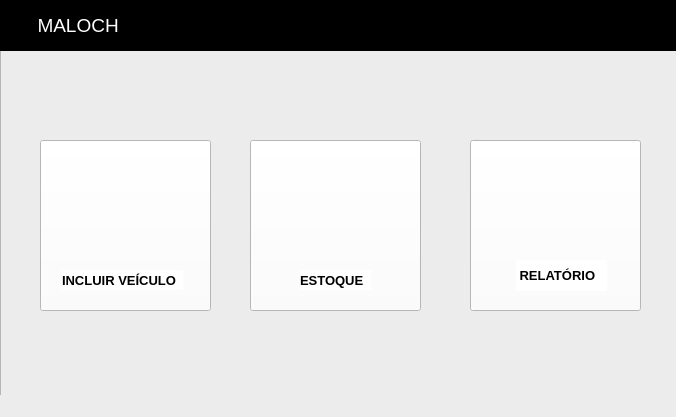
<?xml version="1.0" encoding="UTF-8"?>
<ui version="4.0">
 <class>MainWindow</class>
 <widget class="QMainWindow" name="MainWindow">
  <property name="geometry">
   <rect>
    <x>0</x>
    <y>0</y>
    <width>676</width>
    <height>417</height>
   </rect>
  </property>
  <property name="maximumSize">
   <size>
    <width>676</width>
    <height>417</height>
   </size>
  </property>
  <property name="windowTitle">
   <string>MALOCH</string>
  </property>
  <property name="windowIcon">
   <iconset>
    <normaloff>../SCR/maloch.ico</normaloff>../SCR/maloch.ico</iconset>
  </property>
  <property name="styleSheet">
   <string notr="true">background-color: rgb(236, 236, 236);</string>
  </property>
  <widget class="QWidget" name="centralwidget">
   <widget class="QFrame" name="frame_gamboa">
    <property name="geometry">
     <rect>
      <x>0</x>
      <y>0</y>
      <width>781</width>
      <height>51</height>
     </rect>
    </property>
    <property name="styleSheet">
     <string notr="true">background-color: rgb(0,0, 0);</string>
    </property>
    <property name="frameShape">
     <enum>QFrame::StyledPanel</enum>
    </property>
    <property name="frameShadow">
     <enum>QFrame::Raised</enum>
    </property>
    <widget class="QPushButton" name="pushButton">
     <property name="geometry">
      <rect>
       <x>600</x>
       <y>0</y>
       <width>81</width>
       <height>51</height>
      </rect>
     </property>
     <property name="cursor">
      <cursorShape>PointingHandCursor</cursorShape>
     </property>
     <property name="styleSheet">
      <string notr="true">border-radius:3px;</string>
     </property>
     <property name="text">
      <string/>
     </property>
     <property name="icon">
      <iconset>
       <normaloff>../SCR/home.png</normaloff>../SCR/home.png</iconset>
     </property>
     <property name="iconSize">
      <size>
       <width>35</width>
       <height>50</height>
      </size>
     </property>
    </widget>
    <widget class="QPushButton" name="pushButton_2">
     <property name="geometry">
      <rect>
       <x>0</x>
       <y>0</y>
       <width>151</width>
       <height>51</height>
      </rect>
     </property>
     <property name="font">
      <font>
       <pointsize>14</pointsize>
      </font>
     </property>
     <property name="cursor">
      <cursorShape>PointingHandCursor</cursorShape>
     </property>
     <property name="styleSheet">
      <string notr="true">border-radius:3px;
color: rgb(255, 255, 255);</string>
     </property>
     <property name="text">
      <string> MALOCH</string>
     </property>
     <property name="icon">
      <iconset>
       <normaloff>../SCR/maloch.ico</normaloff>../SCR/maloch.ico</iconset>
     </property>
     <property name="iconSize">
      <size>
       <width>29</width>
       <height>50</height>
      </size>
     </property>
    </widget>
   </widget>
   <widget class="QFrame" name="frame">
    <property name="geometry">
     <rect>
      <x>0</x>
      <y>50</y>
      <width>681</width>
      <height>391</height>
     </rect>
    </property>
    <property name="minimumSize">
     <size>
      <width>681</width>
      <height>391</height>
     </size>
    </property>
    <property name="maximumSize">
     <size>
      <width>681</width>
      <height>391</height>
     </size>
    </property>
    <property name="frameShape">
     <enum>QFrame::StyledPanel</enum>
    </property>
    <property name="frameShadow">
     <enum>QFrame::Raised</enum>
    </property>
    <widget class="QPushButton" name="estoque">
     <property name="geometry">
      <rect>
       <x>250</x>
       <y>90</y>
       <width>171</width>
       <height>171</height>
      </rect>
     </property>
     <property name="sizePolicy">
      <sizepolicy hsizetype="Minimum" vsizetype="Fixed">
       <horstretch>0</horstretch>
       <verstretch>0</verstretch>
      </sizepolicy>
     </property>
     <property name="font">
      <font>
       <family>Segoe UI Symbol</family>
       <pointsize>12</pointsize>
       <weight>75</weight>
       <bold>true</bold>
      </font>
     </property>
     <property name="cursor">
      <cursorShape>PointingHandCursor</cursorShape>
     </property>
     <property name="styleSheet">
      <string notr="true">
background-color:white;		
color: rgb(8, 8, 8);
box-shadow: 3px 3px 0 3px rgb(51, 45, 42);</string>
     </property>
     <property name="text">
      <string/>
     </property>
     <property name="icon">
      <iconset>
       <normaloff>../SCR/cars-inventory-512_42724.png</normaloff>../SCR/cars-inventory-512_42724.png</iconset>
     </property>
     <property name="iconSize">
      <size>
       <width>121</width>
       <height>120</height>
      </size>
     </property>
    </widget>
    <widget class="QPushButton" name="incluir">
     <property name="geometry">
      <rect>
       <x>40</x>
       <y>90</y>
       <width>171</width>
       <height>171</height>
      </rect>
     </property>
     <property name="sizePolicy">
      <sizepolicy hsizetype="Minimum" vsizetype="Fixed">
       <horstretch>0</horstretch>
       <verstretch>0</verstretch>
      </sizepolicy>
     </property>
     <property name="font">
      <font>
       <family>Segoe UI Symbol</family>
       <pointsize>12</pointsize>
       <weight>75</weight>
       <bold>true</bold>
      </font>
     </property>
     <property name="cursor">
      <cursorShape>PointingHandCursor</cursorShape>
     </property>
     <property name="styleSheet">
      <string notr="true">
background-color:white;		
color: rgb(8, 8, 8);
box-shadow: 3px 3px 0 3px rgb(51, 45, 42);</string>
     </property>
     <property name="text">
      <string/>
     </property>
     <property name="icon">
      <iconset>
       <normaloff>../SCR/carro.png</normaloff>../SCR/carro.png</iconset>
     </property>
     <property name="iconSize">
      <size>
       <width>110</width>
       <height>110</height>
      </size>
     </property>
    </widget>
    <widget class="QPushButton" name="relatorio">
     <property name="geometry">
      <rect>
       <x>470</x>
       <y>90</y>
       <width>171</width>
       <height>171</height>
      </rect>
     </property>
     <property name="sizePolicy">
      <sizepolicy hsizetype="Minimum" vsizetype="Fixed">
       <horstretch>0</horstretch>
       <verstretch>0</verstretch>
      </sizepolicy>
     </property>
     <property name="font">
      <font>
       <family>Segoe UI Symbol</family>
       <pointsize>12</pointsize>
       <weight>75</weight>
       <bold>true</bold>
      </font>
     </property>
     <property name="cursor">
      <cursorShape>PointingHandCursor</cursorShape>
     </property>
     <property name="styleSheet">
      <string notr="true">
background-color:white;		
color: rgb(8, 8, 8);
box-shadow: 3px 3px 0 3px rgb(51, 45, 42);</string>
     </property>
     <property name="text">
      <string/>
     </property>
     <property name="icon">
      <iconset>
       <normaloff>../SCR/financeiro.png</normaloff>../SCR/financeiro.png</iconset>
     </property>
     <property name="iconSize">
      <size>
       <width>63</width>
       <height>67</height>
      </size>
     </property>
    </widget>
    <widget class="QLabel" name="label_4">
     <property name="geometry">
      <rect>
       <x>516</x>
       <y>210</y>
       <width>91</width>
       <height>31</height>
      </rect>
     </property>
     <property name="font">
      <font>
       <family>Segoe UI Symbol</family>
       <pointsize>10</pointsize>
       <weight>75</weight>
       <bold>true</bold>
      </font>
     </property>
     <property name="styleSheet">
      <string notr="true">background-color: rgb(255, 255, 255);</string>
     </property>
     <property name="text">
      <string> RELATÓRIO</string>
     </property>
    </widget>
    <widget class="QLabel" name="label_3">
     <property name="geometry">
      <rect>
       <x>300</x>
       <y>220</y>
       <width>71</width>
       <height>20</height>
      </rect>
     </property>
     <property name="font">
      <font>
       <family>Segoe UI Symbol</family>
       <pointsize>10</pointsize>
       <weight>75</weight>
       <bold>true</bold>
      </font>
     </property>
     <property name="styleSheet">
      <string notr="true">background-color: rgb(255, 255, 255);</string>
     </property>
     <property name="text">
      <string>ESTOQUE</string>
     </property>
    </widget>
    <widget class="QLabel" name="label_2">
     <property name="geometry">
      <rect>
       <x>62</x>
       <y>220</y>
       <width>121</width>
       <height>20</height>
      </rect>
     </property>
     <property name="font">
      <font>
       <family>Segoe UI Symbol</family>
       <pointsize>10</pointsize>
       <weight>75</weight>
       <bold>true</bold>
      </font>
     </property>
     <property name="styleSheet">
      <string notr="true">background-color: rgb(255, 255, 255);</string>
     </property>
     <property name="text">
      <string>INCLUIR VEÍCULO</string>
     </property>
    </widget>
   </widget>
   <widget class="QFrame" name="frame_2">
    <property name="geometry">
     <rect>
      <x>0</x>
      <y>49</y>
      <width>681</width>
      <height>411</height>
     </rect>
    </property>
    <property name="styleSheet">
     <string notr="true">background-color: rgb(255, 255, 255);</string>
    </property>
    <property name="frameShape">
     <enum>QFrame::StyledPanel</enum>
    </property>
    <property name="frameShadow">
     <enum>QFrame::Raised</enum>
    </property>
    <widget class="QLabel" name="label_10">
     <property name="geometry">
      <rect>
       <x>50</x>
       <y>220</y>
       <width>161</width>
       <height>16</height>
      </rect>
     </property>
     <property name="font">
      <font>
       <family>Segoe UI Symbol</family>
       <pointsize>10</pointsize>
       <weight>50</weight>
       <bold>false</bold>
      </font>
     </property>
     <property name="text">
      <string>Proprietário anterior</string>
     </property>
    </widget>
    <widget class="QLineEdit" name="lineEdit_3">
     <property name="geometry">
      <rect>
       <x>480</x>
       <y>60</y>
       <width>141</width>
       <height>21</height>
      </rect>
     </property>
    </widget>
    <widget class="QLineEdit" name="lineEdit_10">
     <property name="geometry">
      <rect>
       <x>50</x>
       <y>240</y>
       <width>231</width>
       <height>21</height>
      </rect>
     </property>
    </widget>
    <widget class="QLabel" name="label_9">
     <property name="geometry">
      <rect>
       <x>490</x>
       <y>160</y>
       <width>91</width>
       <height>16</height>
      </rect>
     </property>
     <property name="font">
      <font>
       <family>Segoe UI Symbol</family>
       <pointsize>10</pointsize>
       <weight>50</weight>
       <bold>false</bold>
      </font>
     </property>
     <property name="text">
      <string>Responsável</string>
     </property>
    </widget>
    <widget class="QLabel" name="label_5">
     <property name="geometry">
      <rect>
       <x>50</x>
       <y>100</y>
       <width>71</width>
       <height>16</height>
      </rect>
     </property>
     <property name="font">
      <font>
       <family>Segoe UI Symbol</family>
       <pointsize>10</pointsize>
       <weight>50</weight>
       <bold>false</bold>
      </font>
     </property>
     <property name="text">
      <string>Ano</string>
     </property>
    </widget>
    <widget class="QLineEdit" name="lineEdit_6">
     <property name="geometry">
      <rect>
       <x>490</x>
       <y>120</y>
       <width>131</width>
       <height>21</height>
      </rect>
     </property>
    </widget>
    <widget class="QLineEdit" name="lineEdit_5">
     <property name="geometry">
      <rect>
       <x>220</x>
       <y>120</y>
       <width>141</width>
       <height>21</height>
      </rect>
     </property>
    </widget>
    <widget class="QLabel" name="label_6">
     <property name="geometry">
      <rect>
       <x>480</x>
       <y>40</y>
       <width>71</width>
       <height>16</height>
      </rect>
     </property>
     <property name="font">
      <font>
       <family>Segoe UI Symbol</family>
       <pointsize>10</pointsize>
       <weight>50</weight>
       <bold>false</bold>
      </font>
     </property>
     <property name="text">
      <string>KM</string>
     </property>
    </widget>
    <widget class="QLabel" name="label_7">
     <property name="geometry">
      <rect>
       <x>50</x>
       <y>160</y>
       <width>131</width>
       <height>16</height>
      </rect>
     </property>
     <property name="font">
      <font>
       <family>Segoe UI Symbol</family>
       <pointsize>10</pointsize>
       <weight>50</weight>
       <bold>false</bold>
      </font>
     </property>
     <property name="text">
      <string>Valor Custo</string>
     </property>
    </widget>
    <widget class="QLabel" name="label_8">
     <property name="geometry">
      <rect>
       <x>220</x>
       <y>100</y>
       <width>71</width>
       <height>16</height>
      </rect>
     </property>
     <property name="font">
      <font>
       <family>Segoe UI Symbol</family>
       <pointsize>10</pointsize>
       <weight>50</weight>
       <bold>false</bold>
      </font>
     </property>
     <property name="text">
      <string>Placa</string>
     </property>
    </widget>
    <widget class="QLineEdit" name="lineEdit_2">
     <property name="geometry">
      <rect>
       <x>310</x>
       <y>60</y>
       <width>141</width>
       <height>21</height>
      </rect>
     </property>
    </widget>
    <widget class="QLabel" name="label_11">
     <property name="geometry">
      <rect>
       <x>320</x>
       <y>160</y>
       <width>121</width>
       <height>16</height>
      </rect>
     </property>
     <property name="font">
      <font>
       <family>Segoe UI Symbol</family>
       <pointsize>10</pointsize>
       <weight>50</weight>
       <bold>false</bold>
      </font>
     </property>
     <property name="text">
      <string>Data de entrada</string>
     </property>
    </widget>
    <widget class="QLineEdit" name="lineEdit_11">
     <property name="geometry">
      <rect>
       <x>310</x>
       <y>240</y>
       <width>141</width>
       <height>21</height>
      </rect>
     </property>
    </widget>
    <widget class="QLineEdit" name="lineEdit_12">
     <property name="geometry">
      <rect>
       <x>480</x>
       <y>240</y>
       <width>141</width>
       <height>21</height>
      </rect>
     </property>
    </widget>
    <widget class="QLabel" name="label_12">
     <property name="geometry">
      <rect>
       <x>482</x>
       <y>220</y>
       <width>71</width>
       <height>16</height>
      </rect>
     </property>
     <property name="font">
      <font>
       <family>Segoe UI Symbol</family>
       <pointsize>10</pointsize>
       <weight>50</weight>
       <bold>false</bold>
      </font>
     </property>
     <property name="text">
      <string>CPF</string>
     </property>
    </widget>
    <widget class="QLineEdit" name="lineEdit_9">
     <property name="geometry">
      <rect>
       <x>490</x>
       <y>180</y>
       <width>131</width>
       <height>21</height>
      </rect>
     </property>
    </widget>
    <widget class="QLineEdit" name="lineEdit_4">
     <property name="geometry">
      <rect>
       <x>50</x>
       <y>120</y>
       <width>141</width>
       <height>21</height>
      </rect>
     </property>
     <property name="text">
      <string>0000/0000</string>
     </property>
    </widget>
    <widget class="QLabel" name="label_13">
     <property name="geometry">
      <rect>
       <x>50</x>
       <y>40</y>
       <width>71</width>
       <height>16</height>
      </rect>
     </property>
     <property name="font">
      <font>
       <family>Segoe UI Symbol</family>
       <pointsize>10</pointsize>
       <weight>50</weight>
       <bold>false</bold>
      </font>
     </property>
     <property name="text">
      <string>Modelo</string>
     </property>
    </widget>
    <widget class="QLabel" name="label_14">
     <property name="geometry">
      <rect>
       <x>310</x>
       <y>40</y>
       <width>71</width>
       <height>16</height>
      </rect>
     </property>
     <property name="font">
      <font>
       <family>Segoe UI Symbol</family>
       <pointsize>10</pointsize>
       <weight>50</weight>
       <bold>false</bold>
      </font>
     </property>
     <property name="text">
      <string>Cor</string>
     </property>
    </widget>
    <widget class="QLabel" name="label_15">
     <property name="geometry">
      <rect>
       <x>490</x>
       <y>100</y>
       <width>71</width>
       <height>16</height>
      </rect>
     </property>
     <property name="font">
      <font>
       <family>Segoe UI Symbol</family>
       <pointsize>10</pointsize>
       <weight>50</weight>
       <bold>false</bold>
      </font>
     </property>
     <property name="text">
      <string>Renavam</string>
     </property>
    </widget>
    <widget class="QLineEdit" name="lineEdit">
     <property name="geometry">
      <rect>
       <x>50</x>
       <y>60</y>
       <width>231</width>
       <height>21</height>
      </rect>
     </property>
     <property name="text">
      <string/>
     </property>
     <property name="maxLength">
      <number>23</number>
     </property>
    </widget>
    <widget class="QLineEdit" name="lineEdit_7">
     <property name="geometry">
      <rect>
       <x>50</x>
       <y>180</y>
       <width>111</width>
       <height>21</height>
      </rect>
     </property>
    </widget>
    <widget class="QLabel" name="label_16">
     <property name="geometry">
      <rect>
       <x>311</x>
       <y>220</y>
       <width>71</width>
       <height>16</height>
      </rect>
     </property>
     <property name="font">
      <font>
       <family>Segoe UI Symbol</family>
       <pointsize>10</pointsize>
       <weight>50</weight>
       <bold>false</bold>
      </font>
     </property>
     <property name="text">
      <string>Contato</string>
     </property>
    </widget>
    <widget class="QPushButton" name="incl">
     <property name="geometry">
      <rect>
       <x>160</x>
       <y>290</y>
       <width>351</width>
       <height>41</height>
      </rect>
     </property>
     <property name="font">
      <font>
       <family>Segoe UI Symbol</family>
       <pointsize>10</pointsize>
       <weight>75</weight>
       <bold>true</bold>
      </font>
     </property>
     <property name="cursor">
      <cursorShape>PointingHandCursor</cursorShape>
     </property>
     <property name="styleSheet">
      <string notr="true">
border-radius: 9px;
background-color: rgb(255, 205, 24);
</string>
     </property>
     <property name="text">
      <string>INCLUIR VEICULO</string>
     </property>
    </widget>
    <widget class="QLabel" name="label_17">
     <property name="geometry">
      <rect>
       <x>50</x>
       <y>270</y>
       <width>221</width>
       <height>20</height>
      </rect>
     </property>
     <property name="styleSheet">
      <string notr="true">
color: rgb(0, 170, 0);</string>
     </property>
     <property name="text">
      <string/>
     </property>
    </widget>
    <widget class="QLabel" name="label_18">
     <property name="geometry">
      <rect>
       <x>50</x>
       <y>10</y>
       <width>111</width>
       <height>20</height>
      </rect>
     </property>
     <property name="styleSheet">
      <string notr="true">color: rgb(255, 0, 0);</string>
     </property>
     <property name="text">
      <string/>
     </property>
    </widget>
    <widget class="QLineEdit" name="lineEdit_13">
     <property name="geometry">
      <rect>
       <x>390</x>
       <y>120</y>
       <width>71</width>
       <height>21</height>
      </rect>
     </property>
    </widget>
    <widget class="QLabel" name="label_19">
     <property name="geometry">
      <rect>
       <x>390</x>
       <y>100</y>
       <width>41</width>
       <height>16</height>
      </rect>
     </property>
     <property name="font">
      <font>
       <family>Segoe UI Symbol</family>
       <pointsize>10</pointsize>
       <weight>50</weight>
       <bold>false</bold>
      </font>
     </property>
     <property name="text">
      <string>UF</string>
     </property>
    </widget>
    <widget class="QLineEdit" name="lineEdit_14">
     <property name="geometry">
      <rect>
       <x>184</x>
       <y>180</y>
       <width>111</width>
       <height>21</height>
      </rect>
     </property>
    </widget>
    <widget class="QLabel" name="label_20">
     <property name="geometry">
      <rect>
       <x>187</x>
       <y>160</y>
       <width>131</width>
       <height>16</height>
      </rect>
     </property>
     <property name="font">
      <font>
       <family>Segoe UI Symbol</family>
       <pointsize>10</pointsize>
       <weight>50</weight>
       <bold>false</bold>
      </font>
     </property>
     <property name="text">
      <string>Valor Publico</string>
     </property>
    </widget>
    <widget class="QDateEdit" name="dateEdit">
     <property name="geometry">
      <rect>
       <x>320</x>
       <y>180</y>
       <width>141</width>
       <height>22</height>
      </rect>
     </property>
     <property name="dateTime">
      <datetime>
       <hour>0</hour>
       <minute>0</minute>
       <second>0</second>
       <year>2000</year>
       <month>1</month>
       <day>1</day>
      </datetime>
     </property>
     <property name="minimumDate">
      <date>
       <year>2000</year>
       <month>1</month>
       <day>1</day>
      </date>
     </property>
     <property name="date">
      <date>
       <year>2000</year>
       <month>1</month>
       <day>1</day>
      </date>
     </property>
    </widget>
    <widget class="QLabel" name="label_21">
     <property name="geometry">
      <rect>
       <x>252</x>
       <y>106</y>
       <width>20</width>
       <height>12</height>
      </rect>
     </property>
     <property name="styleSheet">
      <string notr="true">color:rgb(255, 0, 0);</string>
     </property>
     <property name="text">
      <string>*</string>
     </property>
    </widget>
    <widget class="QLabel" name="label_22">
     <property name="geometry">
      <rect>
       <x>120</x>
       <y>166</y>
       <width>20</width>
       <height>12</height>
      </rect>
     </property>
     <property name="styleSheet">
      <string notr="true">color:rgb(255, 0, 0);</string>
     </property>
     <property name="text">
      <string>*</string>
     </property>
    </widget>
    <widget class="QLabel" name="label_23">
     <property name="geometry">
      <rect>
       <x>266</x>
       <y>165</y>
       <width>20</width>
       <height>12</height>
      </rect>
     </property>
     <property name="styleSheet">
      <string notr="true">color:rgb(255, 0, 0);</string>
     </property>
     <property name="text">
      <string>*</string>
     </property>
    </widget>
   </widget>
   <zorder>frame_2</zorder>
   <zorder>frame</zorder>
   <zorder>frame_gamboa</zorder>
  </widget>
  <widget class="QStatusBar" name="statusbar"/>
 </widget>
 <resources/>
 <connections/>
</ui>
